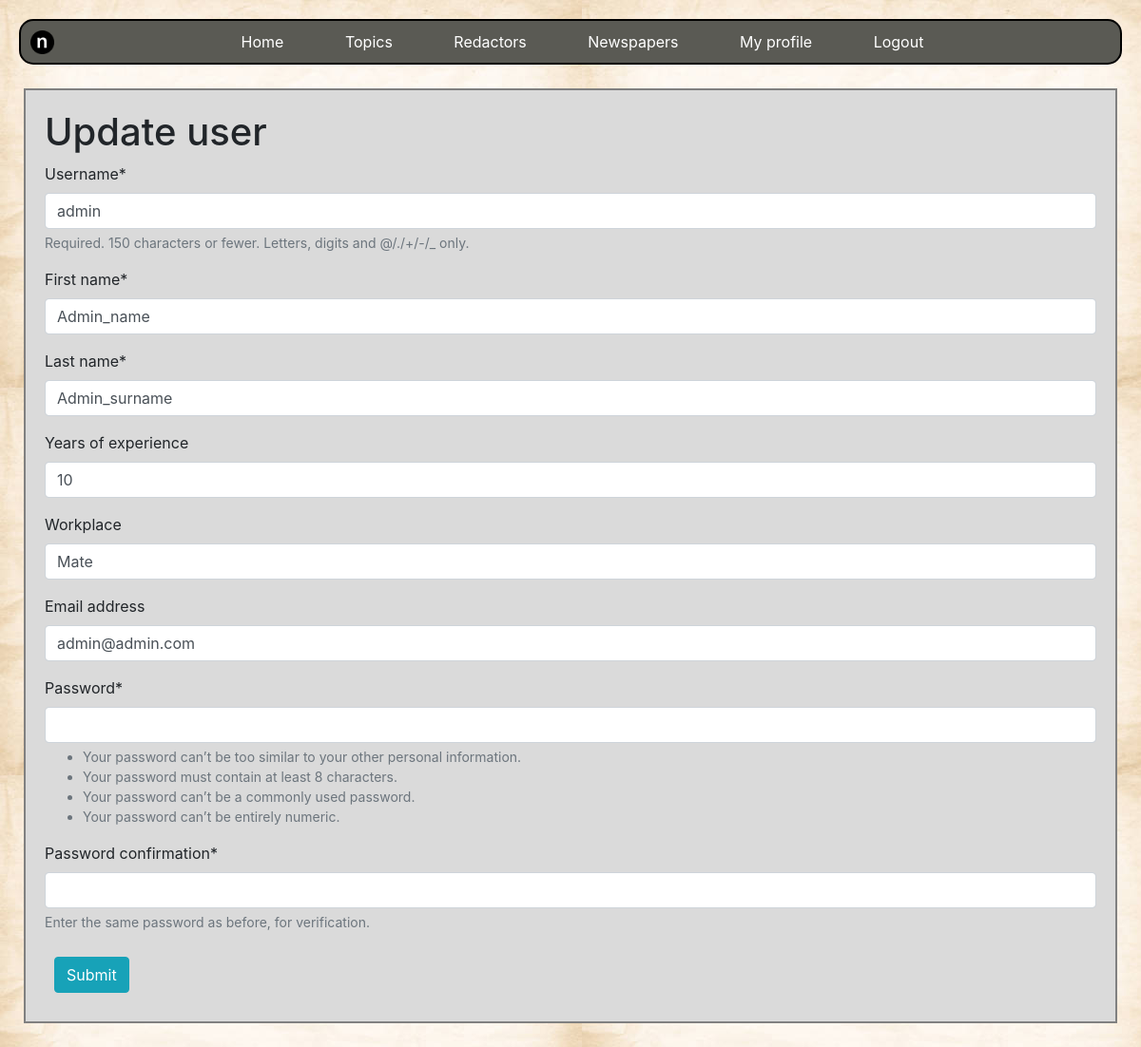
/redactor/update/1/ (signed in), run on the app's committed database.
### news/models.py (models this page shows)
class Redactor(AbstractUser):
    years_of_experience = models.IntegerField(null=True, blank=True)
    workplace = models.CharField(max_length=255, null=True, blank=True)
    class Meta:
        ordering = ["-years_of_experience"]

### news/views.py (the view)
class RedactorUpdateView(LoginRequiredMixin, generic.UpdateView):
    model = Redactor
    success_url = reverse_lazy("news:redactor-list")
    form_class = RedactorForm

### news/forms.py
class RedactorForm(UserCreationForm):
    first_name = forms.CharField(max_length=50, required=True)
    last_name = forms.CharField(max_length=50, required=True)
    class Meta(UserCreationForm):
        model = Redactor
        fields = UserCreationForm.Meta.fields + (
            "first_name",
            "last_name",
            "years_of_experience",
            "workplace",
            "email",
        )

### templates/news/redactor_form.html (shortened to what this page needs)
{% extends "base.html" %}
{% load crispy_forms_filters %}
{% block content %}
  <div class="content-details">
    <h1>{{ object|yesno:"Update,Create" }} user</h1>
    <form action="" method="post">
      {{ form|crispy }}
      <input type="submit" class="btn btn-info">
    </form>
  </div>
{% endblock %}

### static/styles.css (style rules this page uses)
body { margin-top: 20px; background-image: url("background.png"); }
.content-details { margin: 20px; }
.btn { margin: 10px; }

### data on the page
Redactor: username "admin", first_name "Admin_name", last_name "Admin_surname", years_of_experience "10", workplace "Mate", email "admin@admin.com"

### other printed values
{{ object|yesno:"Update,Create" }} "Update"
